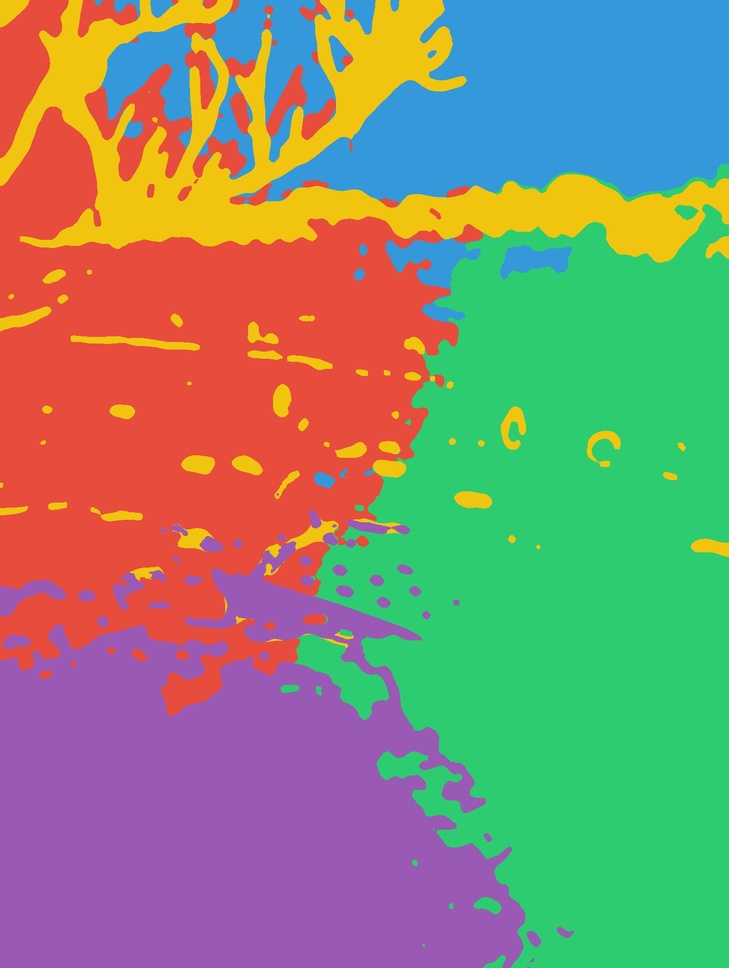
#> input picture example1/iteration_5/a_segments.jpg, 729 x 968 px, shrunk from 1434 x 1905 before the run
$ python -i object_separation.py   (imports and definitions only)
#> lines starting #> are read from the running program, lines starting #| are printed output that depends on the picture
"""
object_separation.py — iteration 5
------------------------------------
Same segmentation as iteration 4 (chromaticity + texture energy + bilateral filter).
New: soft/blurred mask rendering.

Instead of hard binary masks (pixel belongs to exactly one cluster),
each cluster produces a float weight map that is heavily Gaussian-blurred.
All K weight maps are then normalized to sum to 1.0 at every pixel.
Filters are blended using those weights, so boundaries between segments
fade smoothly into each other rather than cutting hard.
"""

import numpy as np
import cv2
from scipy.ndimage import median_filter, uniform_filter

DIR_IN  = "C:/Users/coles/Desktop/editor"
DIR_OUT = "C:/Users/coles/Desktop/editor/iteration_5"

K             = 5
SPATIAL_W     = 0.35
TEXTURE_W     = 0.8
TEXTURE_WIN   = 21
BILATERAL_D   = 15
BILATERAL_SC  = 40
BILATERAL_SS  = 40
LABEL_MED     = 21
BLEND_BLUR    = 101   # heavy Gaussian blur on each cluster weight map

# ── I/O ───────────────────────────────────────────────────────────────────────

def load(name):
    img = cv2.imread(f"{DIR_IN}/{name}.jpg")
    return cv2.cvtColor(img, cv2.COLOR_BGR2RGB)

# [4 lines left out: function save, not called in this run]

# ── features (same as iteration 4) ───────────────────────────────────────────

def chromaticity(img):
    f = img.astype(np.float32)
    total = f[..., 0] + f[..., 1] + f[..., 2] + 1e-6
    return f[..., 0] / total, f[..., 1] / total

def local_texture(img):
    gray = np.mean(img.astype(np.float32) / 255.0, axis=2)
    k = TEXTURE_WIN
    mean    = uniform_filter(gray,     size=k)
    mean_sq = uniform_filter(gray**2,  size=k)
    std = np.sqrt(np.maximum(mean_sq - mean**2, 0))
    mx = std.max()
    return (std / mx if mx > 0 else std) * TEXTURE_W

def build_features(img):
    h, w = img.shape[:2]
    smooth = cv2.bilateralFilter(img, BILATERAL_D, BILATERAL_SC, BILATERAL_SS)
    r_c, g_c = chromaticity(smooth)
    tex      = local_texture(smooth)
    ys, xs   = np.mgrid[0:h, 0:w]
    xn = xs.astype(np.float32) / (w - 1) * SPATIAL_W
    yn = ys.astype(np.float32) / (h - 1) * SPATIAL_W
    return np.stack([r_c, g_c, tex, xn, yn], axis=2).reshape(-1, 5).astype(np.float32)

def segment(img):
    h, w = img.shape[:2]
    feats = build_features(img)
    criteria = (cv2.TERM_CRITERIA_EPS + cv2.TERM_CRITERIA_MAX_ITER, 80, 0.01)
    _, labels_flat, _ = cv2.kmeans(feats, K, None, criteria, 12, cv2.KMEANS_PP_CENTERS)
    labels = median_filter(labels_flat.reshape(h, w), size=LABEL_MED)
    return labels

# ── soft weight maps ──────────────────────────────────────────────────────────

# [15 lines left out: function soft_weights, not called in this run]

# ── visualization: hard segments map ─────────────────────────────────────────

PALETTE = np.array([
    [231,  76,  60],
    [ 52, 152, 219],
    [ 46, 204, 113],
    [241, 196,  15],
    [155,  89, 182],
], dtype=np.uint8)

# [5 lines left out: function colorize, not called in this run]

# ── per-cluster filters ───────────────────────────────────────────────────────

def bw(r):
    g = np.mean(r, axis=2, keepdims=True).astype(np.uint8)
    return np.repeat(g, 3, axis=2)

# [24 lines left out: functions sepia, saturate, cool, warm, not called in this run]

FILTERS = [bw, sepia, saturate, cool, warm]

# ── soft blended rendering ────────────────────────────────────────────────────

# [15 lines left out: function apply_filters_soft, not called in this run]

# ── main ──────────────────────────────────────────────────────────────────────

# [8 lines not run here, left out]

>>> import cv2
>>> picture = cv2.imread('a_segments.jpg')
#> picture is the input picture: shape (968, 729, 3); mean B, G, R 117.5, 141.1, 135.3
>>> result = segment(picture)
#> in build_features, `r_c, g_c = chromaticity(smooth)`:
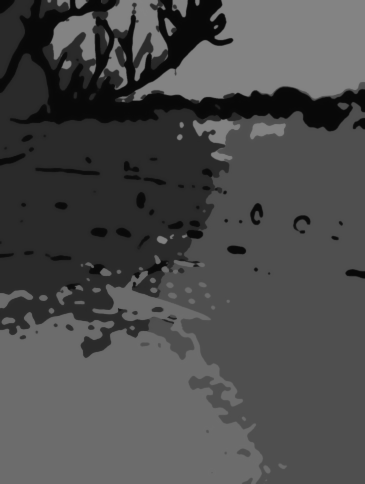
#> r_c: shape (968, 729) float32 (shown at 1/2 size); min 0.0331, max 0.519, mean 0.297
#> in build_features, `r_c, g_c = chromaticity(smooth)`:
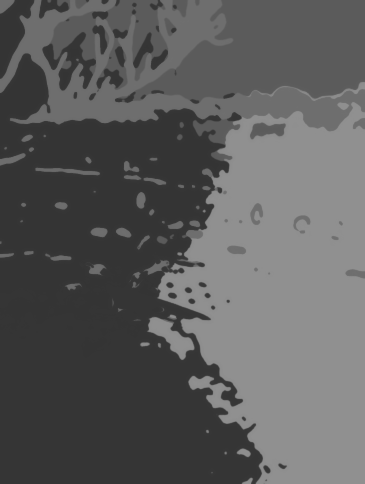
#> g_c: shape (968, 729) float32 (shown at 1/2 size); min 0.203, max 0.567, mean 0.362
#> in local_texture, `gray = np.mean(img.astype(np.float32) / 255.0, axis=2)`:
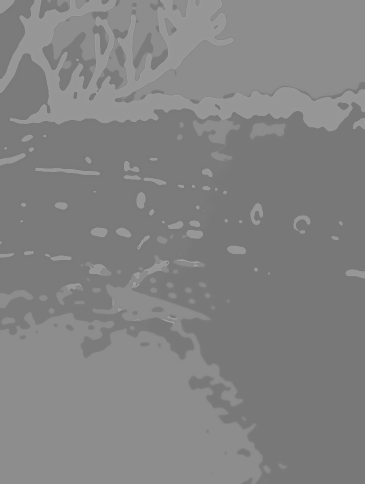
#> gray: shape (968, 729) float32 (shown at 1/2 size); min 0.405, max 0.692, mean 0.515
#> in local_texture, `mean_sq = uniform_filter(gray**2,  size=k)`:
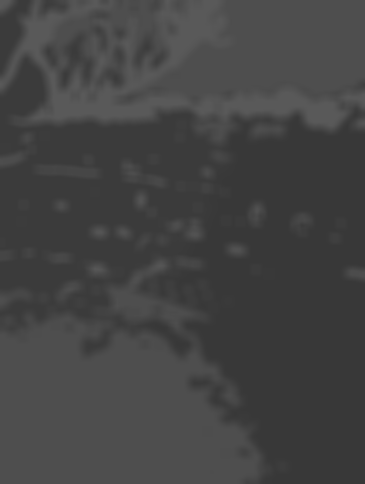
#> mean_sq: shape (968, 729) float32 (shown at 1/2 size); min 0.222, max 0.353, mean 0.267
#> in local_texture, `std = np.sqrt(np.maximum(mean_sq - mean**2, 0))`:
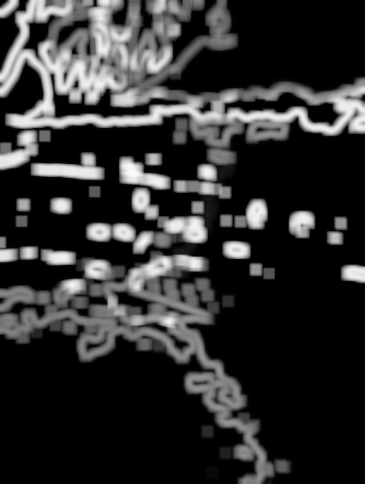
#> std: shape (968, 729) float32 (shown at 1/2 size); min 0, max 0.0641, mean 0.012; drawn with min black and max white
#> in local_texture, `mx = std.max()`: mx = 0.0641
#> in segment, `labels = median_filter(labels_flat.reshape(h, w), size=LABEL_MED)`:
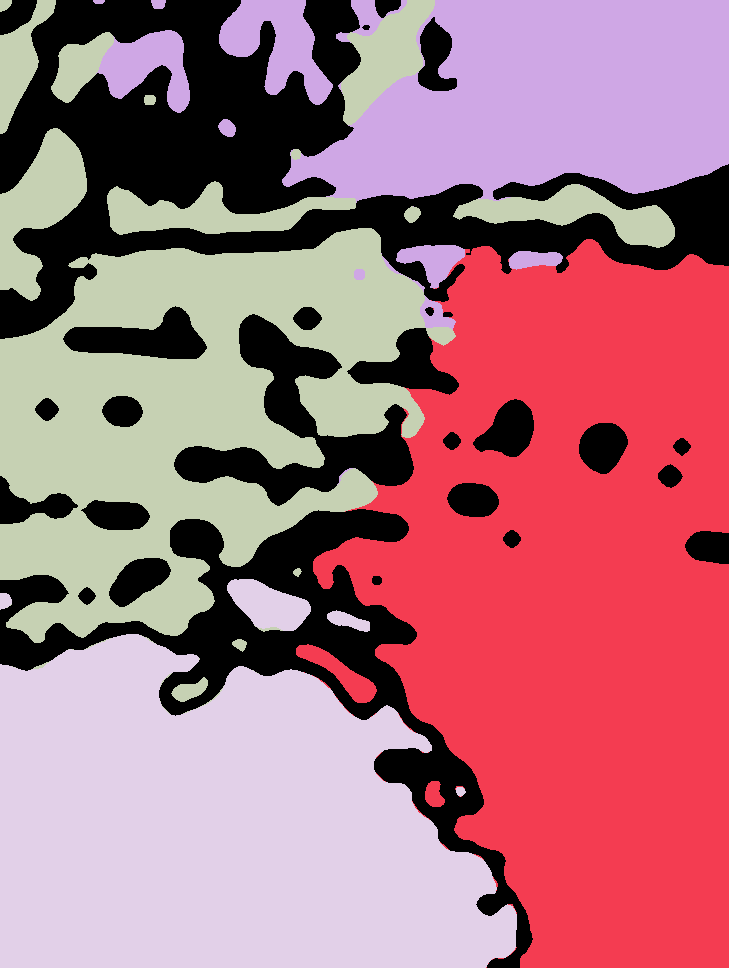
#> labels: shape (968, 729) int32; 5 distinct labels, from 0 to 4; one colour per label, 0 black

$ run again, on example1/iteration_5/b_segments.jpg
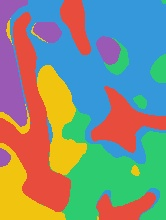
#> input picture example1/iteration_5/b_segments.jpg, 166 x 220 px
#> picture is the input picture: shape (220, 166, 3); mean B, G, R 126.8, 143.8, 131.4
#> in local_texture, `std = np.sqrt(np.maximum(mean_sq - mean**2, 0))`:
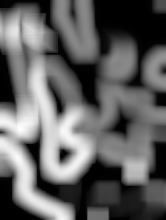
#> std: shape (220, 166) float32; min 0, max 0.0644, mean 0.0248; drawn with min black and max white
#> mx = 0.0644
#> in segment, `labels = median_filter(labels_flat.reshape(h, w), size=LABEL_MED)`:
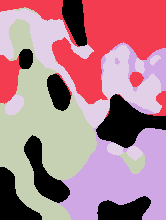
#> labels: shape (220, 166) int32; 5 distinct labels, from 0 to 4; one colour per label, 0 black

$ run again, on example1/iteration_5/c_segments.jpg
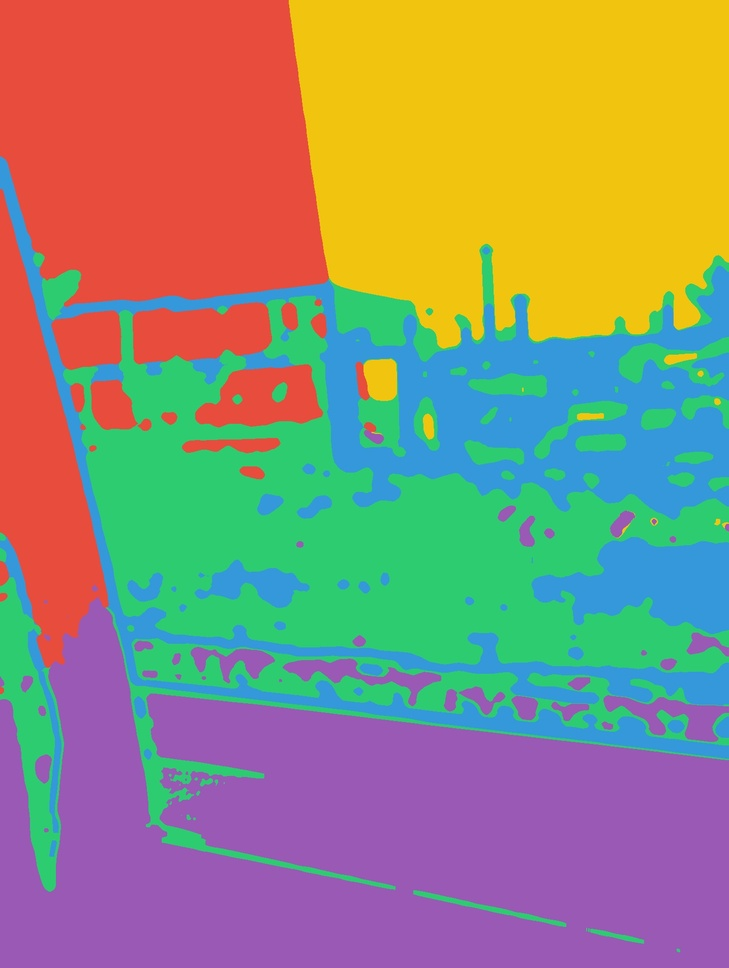
#> input picture example1/iteration_5/c_segments.jpg, 729 x 968 px, shrunk from 1434 x 1905 before the run
#> picture is the input picture: shape (968, 729, 3); mean B, G, R 117.3, 141.2, 146.6
#> in local_texture, `std = np.sqrt(np.maximum(mean_sq - mean**2, 0))`:
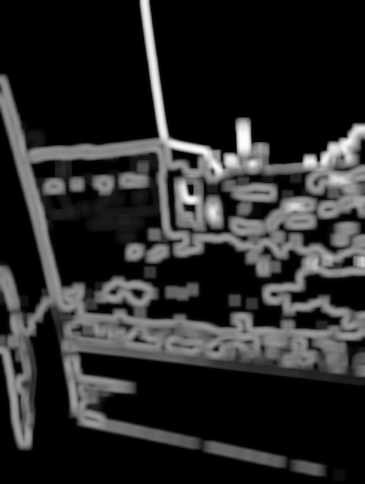
#> std: shape (968, 729) float32 (shown at 1/2 size); min 0, max 0.0606, mean 0.00972; drawn with min black and max white
#> mx = 0.0606
#> in segment, `labels = median_filter(labels_flat.reshape(h, w), size=LABEL_MED)`:
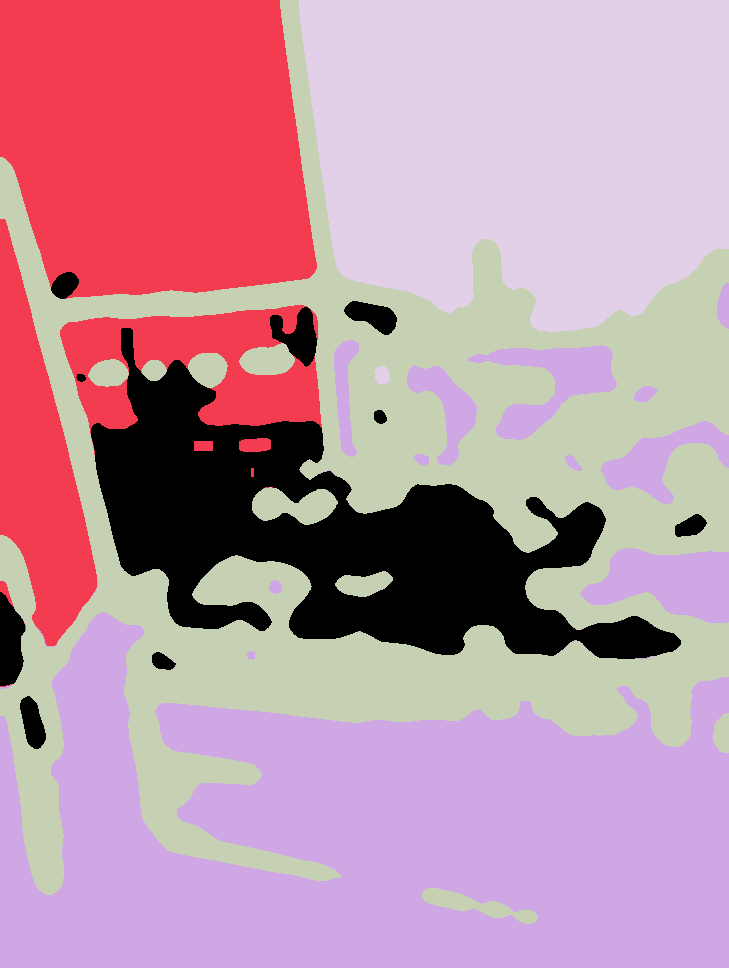
#> labels: shape (968, 729) int32; 5 distinct labels, from 0 to 4; one colour per label, 0 black
